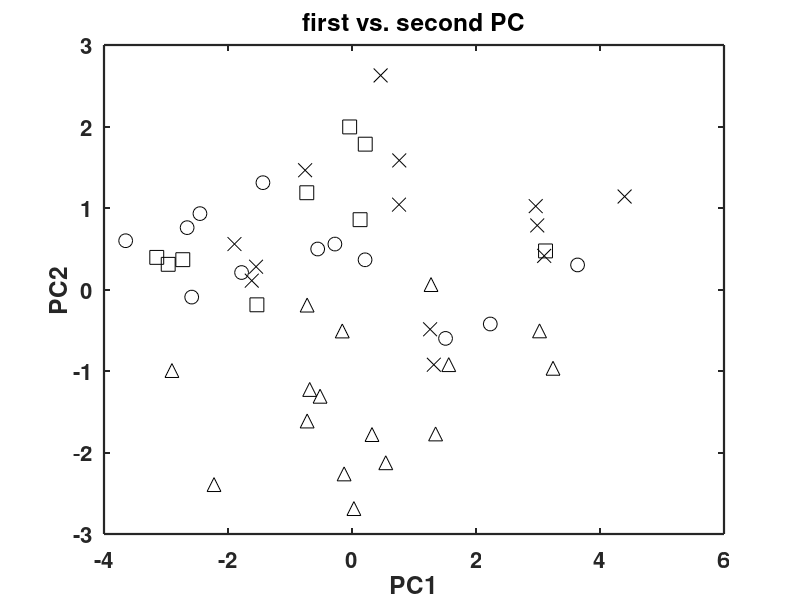
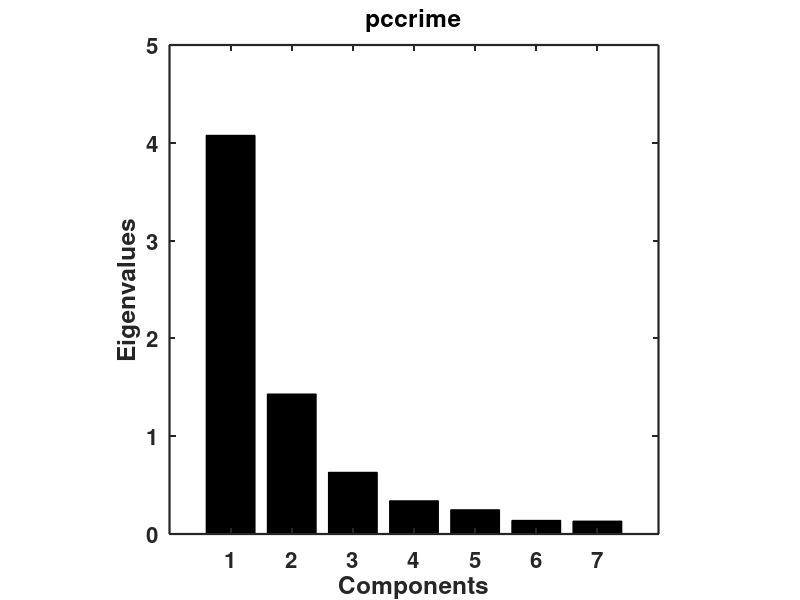
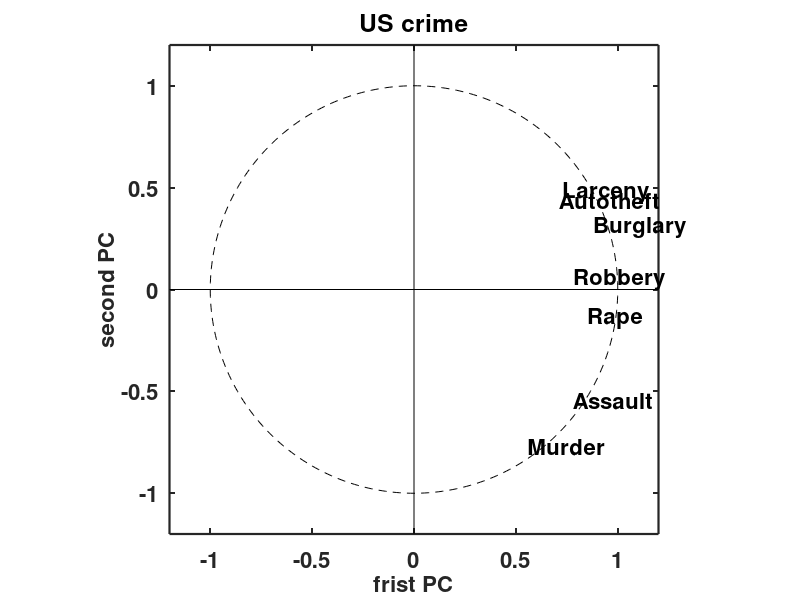

The MATLAB script that drew these images, in order:
% Clear workspace
clear all
close all
clc


% Load data set
load uscrime.dat


% Principal component analysis
pc = uscrime(:, [3:9]);
[COEFF,SCORE,latent,tsquare] = princomp(zscore(pc));

COEFF(:,2) = -COEFF(:,2);
SCORE(:,2) = -SCORE(:,2);

% Eigenvalues of the variance matrix
latent

Markers= ['s','s','s','s','s','s','s','s','s',...
 'o','o','o','o','o','o','o','o','o','o','o','o',...
 '^','^','^','^','^','^','^','^','^','^','^','^','^','^','^','^',...
 'x','x','x','x','x','x','x','x','x','x','x','x','x'];

figure(1)
for i=1:size(SCORE,1)
    
plot(SCORE(i,1),SCORE(i,2),Markers(i),'Color','k','MarkerSize',10)
hold on
end
box on
xlabel('PC1','FontSize',16,'FontWeight','Bold')
ylabel('PC2','FontSize',16,'FontWeight','Bold')
title('first vs. second PC','FontSize',16,'FontWeight','Bold')
set(gca,'LineWidth',1.6,'FontSize',16,'FontWeight','Bold')


% To save plots uncomment following lines
% print -painters -dpdf -r600 SMSnpcacrime1.pdf
% print -painters -dpng -r600 SMSnpcacrime1.png

SCORE(:, [8]) = uscrime(:, [10]);
ucircle       = [cos((0:360)/180*3.14159)',sin((0:360)/180*3.14159)'];

% Screeplot
figure(2);
bar(latent, 'k')
title('pccrime','FontSize',16,'FontWeight','Bold')
xlabel('Components','FontSize',16,'FontWeight','Bold')
ylabel('Eigenvalues','FontSize',16,'FontWeight','Bold')
set(gca,'LineWidth',1.6,'FontSize',16,'FontWeight','Bold')
axis square


% To save plots uncomment following lines
% print -painters -dpdf -r600 SMSnpcacrime2.pdf
% print -painters -dpng -r600 SMSnpcacrime2.png


a       = strvcat('ME', 'NH', 'VT', 'MA', 'RI', 'CT', 'NY', 'NJ', 'PA', 'OH','IN', 'IL', 'MI', 'WI', 'MN', 'IA', 'MO', 'ND', 'SD', 'NE', 'KS', 'DE', 'MD', 'VA', 'MV', 'NC', 'SC', 'GA', 'FL', 'KY', 'TN', 'AL','MS', 'AR','LA', 'OK', 'TX', 'MT', 'ID', 'WY', 'CO', 'NM', 'AZ', 'UT', 'NV', 'WA', 'OR', 'CA', 'AK', 'HI');
OBSLABS = cellstr(a);
b       = strvcat('Murder', 'Rape', 'Robbery', 'Assault', 'Burglary', 'Larceny', 'Autotheft') ;
VARLABS = cellstr(b);


% Correlation of PCs with original variables
figure(3);
plot(ucircle(:, [1]), ucircle(:, [2]), '-- k')
axis([-1.1, 1.1, -1.1, 1.1])
cors = COEFF * diag(sqrt(latent));
text(cors(:, [1]), cors(:, [2]), VARLABS,'FontSize',16,'FontWeight','Bold') 
hold on
x=[1,1];
y=[1,1];
plot(x, y)
xlim([-1.2 1.2])
ylim([-1.2 1.2])
line([-1.2 1.2],[0 0],'Color','k')
line([0 0],[1.2 -1.2],'Color','k')
box on
title('US crime','FontSize',16,'FontWeight','Bold')
set(gca,'LineWidth',1.6,'FontSize',16,'FontWeight','Bold')
xlabel('frist PC','FontSize',16,'FontWeight','Bold')
ylabel('second PC','FontSize',16,'FontWeight','Bold')
axis square

% To save plots uncomment following lines
% print -painters -dpdf -r600 SMSnpcacrime3.pdf
% print -painters -dpng -r600 SMSnpcacrime3.png




